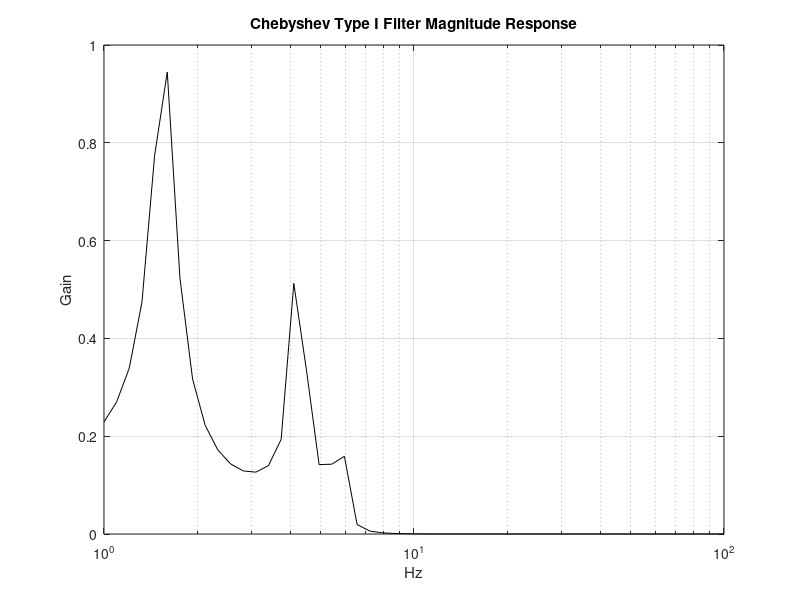
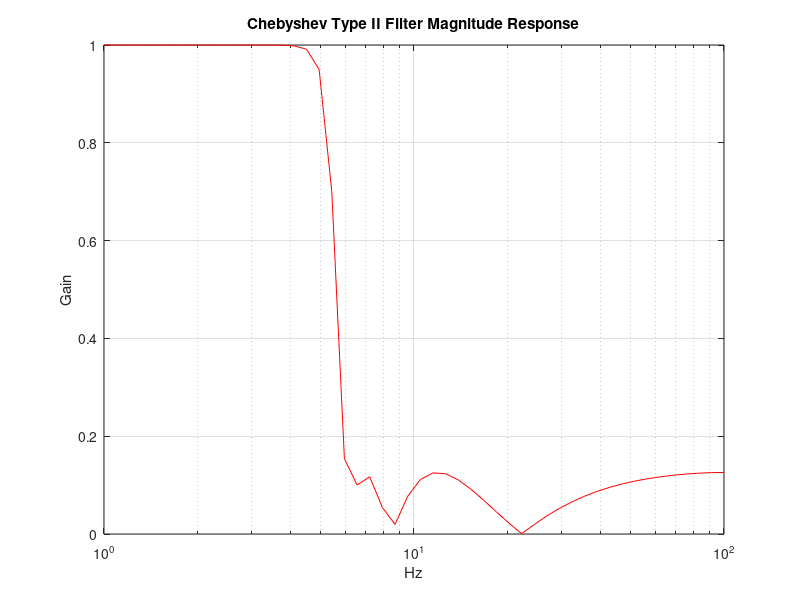

Recreate these plots in MATLAB, in order.
Fs = 200; % Tần số lấy mẫu
Fc = 6 / (Fs / 2); % Tần số cắt (chuẩn hóa theo Nyquist)
m = 6; % Bậc bộ lọc
Rs = 18; % Dải tần số ngừng

% Bộ lọc Chebyshev Type I
[num, dend] = cheby1(m, Rs, Fc);

% Thang đo logarit
L = logspace(0, 2); % Tạo dải tần số trên thang logarit

% Gọi hàm đáp ứng tần số
Z = freqz(num, dend, L, Fs);

% Tính toán và hiển thị độ lớn của đáp ứng
figure;
semilogx(L, abs(Z), 'k'); % Hiển thị trên thang logarit
grid on;
xlabel('Hz'); % Nhãn trục x
ylabel('Gain'); % Nhãn trục y
title('Chebyshev Type I Filter Magnitude Response'); % Tiêu đề

% Bộ lọc Chebyshev Type II (cheby2)
[num2, dend2] = cheby2(m, Rs, Fc);

% Gọi lại hàm đáp ứng tần số cho bộ lọc Chebyshev Type II
Z2 = freqz(num2, dend2, L, Fs);

% Hiển thị độ lớn của đáp ứng cho bộ lọc Chebyshev Type II
figure;
semilogx(L, abs(Z2), 'r'); % Hiển thị trên thang logarit
grid on;
xlabel('Hz'); % Nhãn trục x
ylabel('Gain'); % Nhãn trục y
title('Chebyshev Type II Filter Magnitude Response'); % Tiêu đề
